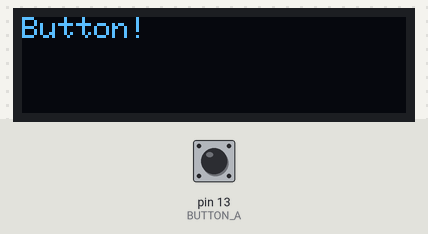
This sketch was run on a simulated Arduino Uno, built with avr-gcc and run on an emulated ATmega328P. On the bench: 128×32 one-colour display. Inputs (shaded band) come from the test bench; at power-on: pin 13 (BUTTON_A) HIGH. The display library's start-up logo is not drawn; what the sketch prints to the serial monitor is not drawn.

Above: at 4.2 s.

Measured:
- what the display in image 0 shows lasts 1.0 s, from 4.1 s to 5.1 s

The sketch:

OLEDwithButton_testing.ino
```cpp
#include <SPI.h>
#include <Wire.h>
#include <Adafruit_GFX.h>
#include <Adafruit_SSD1306.h>

Adafruit_SSD1306 display = Adafruit_SSD1306(128, 32, &Wire);

#define BUTTON_A 13

void setup() {
  Serial.begin(9600);

  Serial.println("OLED FeatherWing test");

  if(!display.begin(SSD1306_SWITCHCAPVCC, 0x3C)) {
    Serial.println(F("SSD1306 allocation failed"));
    for(;;); // Don't proceed, loop forever
  }
  Serial.println("OLED begun");

  display.display();
  delay(1000);

  // Clear the buffer.
  display.clearDisplay();
  display.display();

  Serial.println("IO test");

  pinMode(BUTTON_A, INPUT_PULLUP);

  // text display tests
  display.setTextSize(1);
  display.setTextColor(SSD1306_WHITE);
  display.setCursor(0,0);
  display.print("Connecting to SSID\n'adafruit':");
  display.print("connected!");
  display.println("IP: 10.0.1.23");
  display.println("Sending val #0");
  display.display(); // actually display all of the above
  delay(3000);

  display.setCursor(0,0);
  display.clearDisplay();
  display.display();
}

void loop() {
  if(digitalRead(BUTTON_A)) {
    display.print("Button!");
    display.display();
    delay(1000);
  }

  display.clearDisplay();
  display.setCursor(0,0);
  display.display();
}
```
